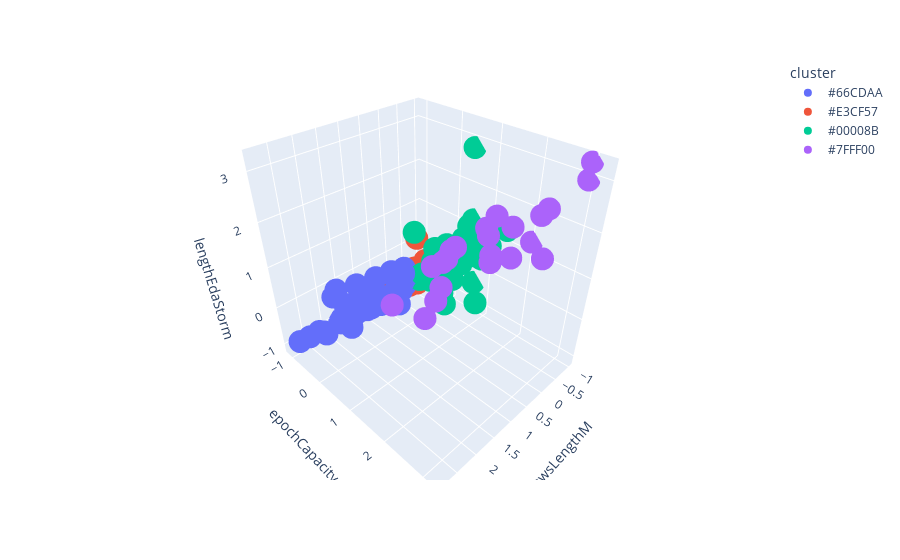

The cell this chart's notebook holds for it:
### Code cell
px.scatter_3d(final_cluster_df, x='swsLengthM', y='epochCapacity', z='lengthEdaStorm',color='cluster')
